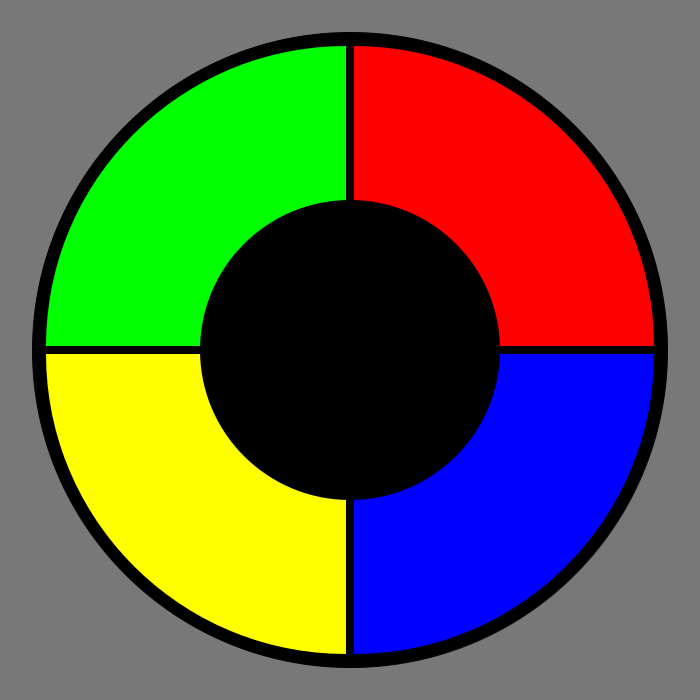
Frame 1 (no input)
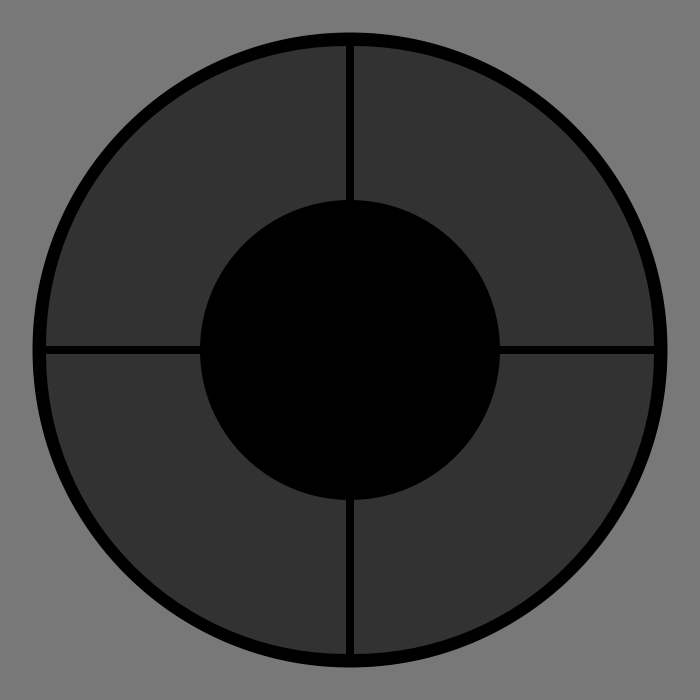
Frame 60 (the mouse pressed at the canvas centre just before this capture)
Frame 120 (the mouse held since frame 60 and released just before this capture): identical to frame 60, image omitted

The Processing sketch that drew these frames (run headless with seeded random() and noise(); from frame 60 on, the mouse is pressed at the canvas centre):

// Processing sketch: simon_6b
// ── simon_6b.pde
Simon s;

void setup() {
  size(700,700);
  s = new Simon(width/2,height/2);
}

void draw() {
  background(120);
  s.draw();
}

// ── Button.pde
class Button {
  
  int x,y,c,size;
  String s;
  boolean lit;
  float time;
  
  Button(int _x, int _y, int _c, String _s) {
    x = _x;
    y = _y;
    c = _c;
    s = _s;
    lit = true;
    size = 600;
  }
  
  void model() {
    noStroke();
    fill(lit ? c : 50);
    switch(s) {
      case "topLeft":
        arc(x, y, size, size, PI, 3*PI/2, PIE);
        break;
      case "topRight":
        arc(x, y, size, size, 3*PI/2, 2*PI, PIE);
        break;
      case "bottomRight":
        arc(x, y, size, size, 0, PI/2, PIE);
        break;
      case "bottomLeft":
        arc(x, y, size, size, PI/2, PI, PIE);
        break;
        
    }
    if (lit) {
      time += 0.1;
    }
    if(time > 5 || !lit) {
      time = 0;
      lit = false;
    }
  }
  
  void clicked(int mx, int my) {
    switch(s) {
      case "topLeft":
        if (mx < x && mx > x - size/2 && my > y - size/2 && my < y && dist(mx,my,x,y) < size) {
          lit = !lit;
        }
        break;
      case "topRight":
        if (mx > x && mx < x + size/2 && my > y - size/2 && my < y && dist(mx,my,x,y) < size) {
          lit = !lit;
        }
        break;
      case "bottomLeft":
        if (mx < x && mx > x - size/2 && my < y + size/2 && my > y && dist(mx,my,x,y) < size) {
          lit = !lit;
        }
        break;
      case "bottomRight":
        if (mx > x && mx < x + size/2 && my < y + size/2 && my > y && dist(mx,my,x,y) < size) {
          lit = !lit;
        }
        break;
    }
  }
  
}

// ── Simon.pde
class Simon {
  
  Button red,green,blue,yellow;
  int x,y;
  float time;
  boolean wait;
  boolean w;
  ArrayList<Integer> pattern;
  ArrayList<Integer> input;
  int round;
  int iter;
  Simon(int _x, int _y) {
    x = _x;
    y = _y;
    red = new Button(x+4,y-4,#FF0000,"topRight");
    blue = new Button(x+4,y+4,#0000FF,"bottomRight");
    green = new Button(x-4,y-4,#00FF00,"topLeft");
    yellow = new Button(x-4,y+4,#FFFF00,"bottomLeft");
    pattern = new ArrayList<Integer>();
    input = new ArrayList<Integer>();
    w = false;
    round = 1;
    iter = 0;
  }
  
  void draw() {
    fill(0);
    circle(x,y,635);    
    red.model();
    blue.model();
    green.model();
    yellow.model();
    fill(0);
    circle(x,y,300);
    if (mousePressed && !wait) {
      clicked();
      check();
    }
    if(wait) {
      time += 0.1;
    }
    if(time > 1) {
      wait = false;
      time = 0;
    }
    if(!green.lit && !red.lit && !blue.lit && !yellow.lit) {
      w = false;
    }
    game();
  }
  
  void check() {
    if (!w) {
      if (green.lit) {
        input.add(0);
        w = true;
      }
      if (red.lit) {
        input.add(1);
        w = true;
      }
      if (blue.lit) {
        input.add(2);
        w = true;
      }
      if (yellow.lit) {
        input.add(3);
        w = true;
      }
    }
  }
  
  
  void game() {
    for(int i = 0; i < pattern.size(); i++) {
      print(pattern.get(i));
    }
    println();
    while (iter < round) {
      pattern.add(int(random(3)));
      iter++;
    }
    
  }
  
  void display() {
    
  }
  
  void clicked() {
    if (dist(mouseX,mouseY,x,y) > 300/2 && dist(mouseX,mouseY,x,y) < 635/2) {
      if (!red.lit && !blue.lit && !green.lit && !yellow.lit) {
        red.clicked(mouseX,mouseY);
        blue.clicked(mouseX,mouseY);
        green.clicked(mouseX,mouseY);
        yellow.clicked(mouseX,mouseY);
      }
      wait = true;
    } 
  }
}
